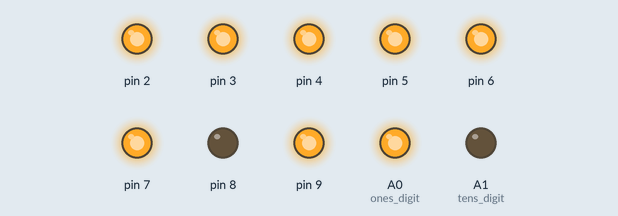
A sketch run on a simulated Arduino Uno, built with avr-gcc and run on an emulated ATmega328P. Parts: output pins drawn as LEDs (lit = HIGH).

Above: at 0.5 s.
At 1.5 s:
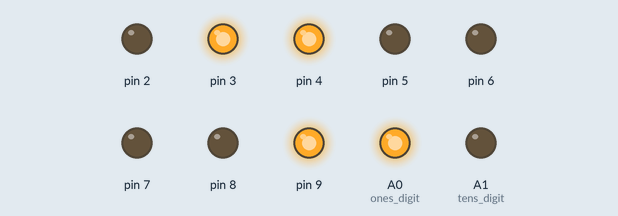
At 2.5 s:
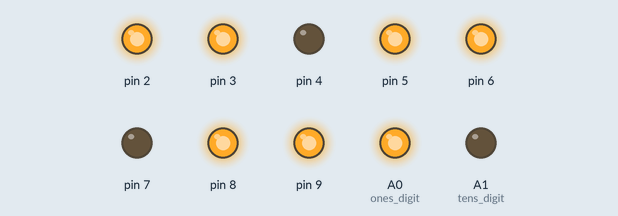
At 3.5 s:
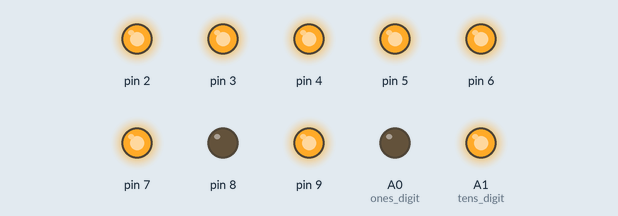
At 4.5 s:
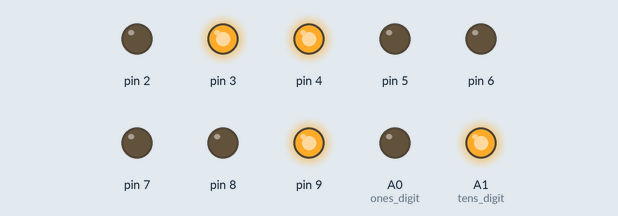
At 5.5 s:
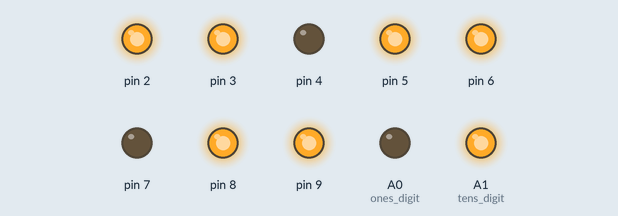
Timing chart, 0 to 6.9 s (numbered marks = the images above):
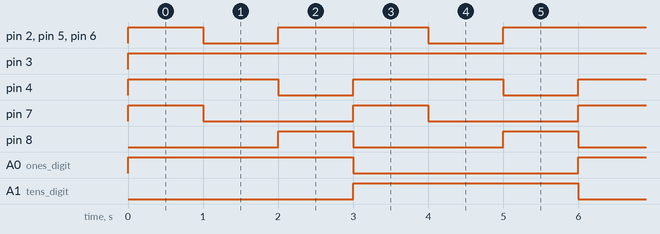

Measured:
- by itself, pin 2, pin 5, pin 6: repeats every 3.0 s: LOW 1.0 s, HIGH 2.0 s
- by itself, pin 3: LOW → HIGH at 0.00 s
- by itself, pin 4: alternates HIGH for 2.0 s and LOW for 1.0 s
- by itself, pin 7, pin 8: alternates HIGH for 1.0 s and LOW for 2.0 s
- by itself, A0 (ones_digit), A1 (tens_digit): alternates HIGH for 3.0 s and LOW for 3.0 s

The sketch:

snd.ino
```cpp
void setup() {
  for(int i=2; i< 10; i++) {
    pinMode(i, OUTPUT); // A ~ G
  }
  digitalWrite(9, HIGH); // the "."
  pinMode(A0,OUTPUT); // ones digit
  pinMode(A1,OUTPUT); // tens digit
}

void loop() {
  digitalWrite(A0,HIGH);
  digitalWrite(A1,LOW);
  writeNumber(0);
  delay(1000);
  writeNumber(1);
  delay(1000);
  writeNumber(2);
  delay(1000);
  digitalWrite(A0,LOW);
  digitalWrite(A1,HIGH);
  writeNumber(0);
  delay(1000);
  writeNumber(1);
  delay(1000);
  writeNumber(2);
  delay(1000);
}

void writeNumber(int num) {
  switch (num) {
    case 0:
      digitalWrite(8, LOW); // G
      digitalWrite(2, HIGH); // A
      digitalWrite(3, HIGH); // B
      digitalWrite(4, HIGH); // C
      digitalWrite(5, HIGH); // D
      digitalWrite(6, HIGH); // E
      digitalWrite(7, HIGH); // F
      break;
    case 1:
      digitalWrite(2, LOW); // A
      digitalWrite(5, LOW); // D
      digitalWrite(8, LOW); // G
      digitalWrite(6, LOW); // E
      digitalWrite(7, LOW); // F
      digitalWrite(3, HIGH); // B
      digitalWrite(4, HIGH); // C
      break;
    case 2:
      digitalWrite(4, LOW); // C
      digitalWrite(7, LOW); // F
      digitalWrite(2, HIGH); // A
      digitalWrite(3, HIGH); // B
      digitalWrite(8, HIGH); // G
      digitalWrite(5, HIGH); // D
      digitalWrite(6, HIGH); // E
      break;

  }
}
```
